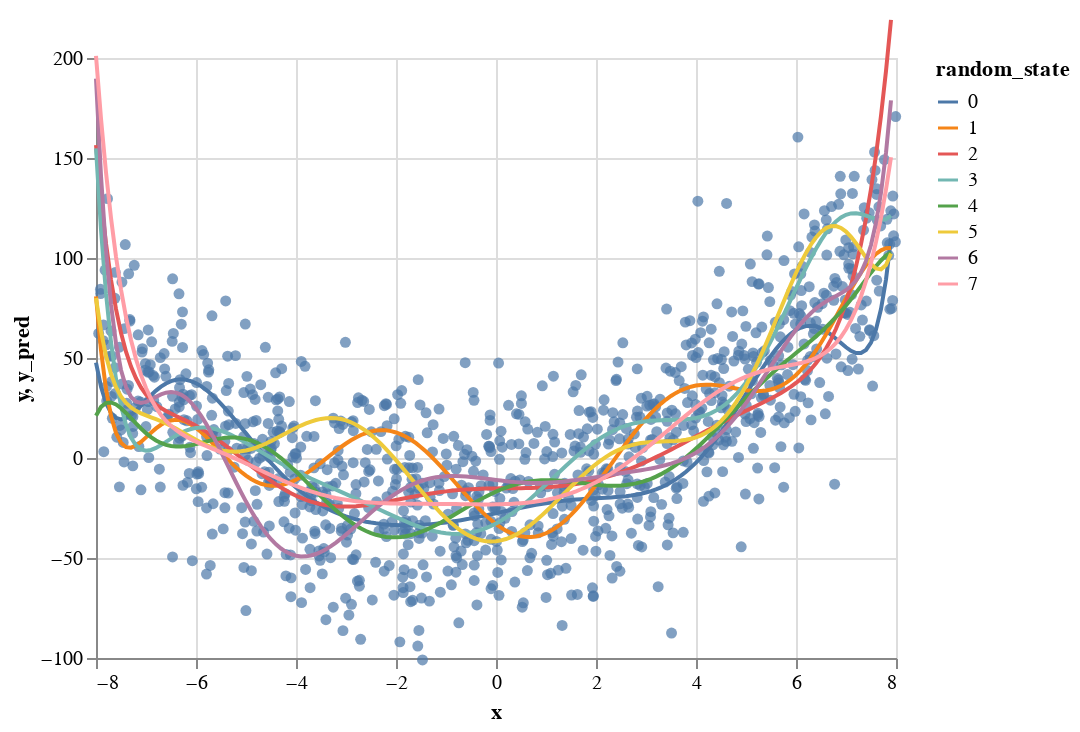

Notebook code cell kept with this figure:
### Code cell
c1 = alt.Chart(df_plot2).mark_line().encode(
    x="x",
    y=alt.Y("y_pred", scale=alt.Scale(domain=(-100,200))),
    color="random_state:N"
)

c+c1

### Figure 1 — Vega-Lite specification as saved in the notebook (floating-point values rounded to 4 significant figures; data arrays with more than 128 entries replaced by an {"elided": "..."} marker saying what was removed)
{"config": {"view": {"continuousWidth": 400, "continuousHeight": 300}}, "layer": [{"data": {"name": "data-50af96f19975fb831f2be136fbd3bbc7"}, "mark": "circle", "encoding": {"x": {"field": "x", "type": "quantitative"}, "y": {"field": "y", "scale": {"domain": [-100, 200]}, "type": "quantitative"}}}, {"data": {"name": "data-6e458a779a01a454a33fed1cf8f213ec"}, "mark": "line", "encoding": {"color": {"field": "random_state", "type": "nominal"}, "x": {"field": "x", "type": "quantitative"}, "y": {"field": "y_pred", "scale": {"domain": [-100, 200]}, "type": "quantitative"}}}], "$schema": "https://vega.github.io/schema/vega-lite/v4.17.0.json", "datasets": {"data-50af96f19975fb831f2be136fbd3bbc7": {"elided": "1000 records"}, "data-6e458a779a01a454a33fed1cf8f213ec": {"elided": "1280 records"}}}
